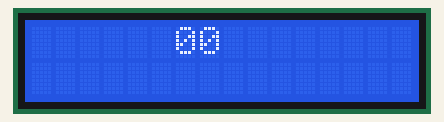
The sketch below on a simulated Arduino Uno, built with avr-gcc and run on an emulated ATmega328P. On the bench: 16×2 character LCD.

Above: at 0.1 s.
At 4.1 s:
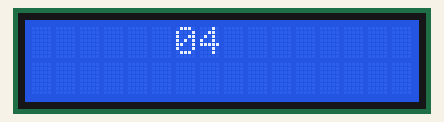
At 9.1 s:
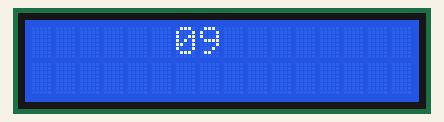
At 19.1 s:
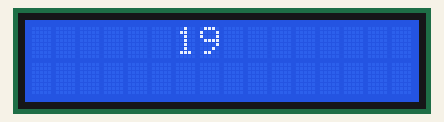
At 29.1 s:
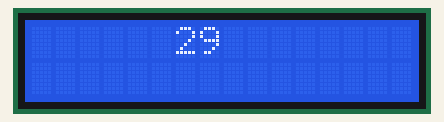
At 39.1 s:
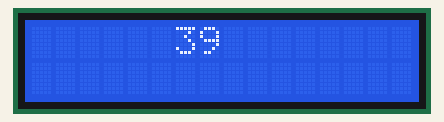

The sketch:

sketch_jul10c.ino
```cpp
#include <LiquidCrystal.h>
unsigned long time;
int seconds;
int seconds1;
int minutes;
int hours;
int a = 0;
LiquidCrystal lcd(12, 11, 5, 4, 3, 2);

void setup() {
lcd.begin(16, 2);
}

void loop() {

  time = millis();
  seconds = time/1000;
  minutes = seconds/60;
  hours = minutes/60;

  if (seconds != 0 && seconds % 60 == 0 ) {
    a++;
  }
  seconds1 = seconds - 60*a;

  lcd.setCursor(6, 0);
  if (seconds1 < 10) {
    lcd.print("0");
    lcd.print(seconds1);
  }
  else{
  lcd.print(seconds1);
  }

  if (minutes >= 1 ) {
    lcd.setCursor(3, 0);
    if (minutes <10) {
      lcd.print("0");
      lcd.print(minutes);
    }
    else {
    lcd.print(minutes);
    }
  }
  if (hours >= 1) {
    lcd.setCursor(0,0);
    if(hours < 10) {
      lcd.print("0");
      lcd.print(hours);
    }
    else {
    lcd.print(hours);
    }
  }

}
```

Measured:
- what the display in image 1 shows lasts 1.0 s, from 4.0 s to 5.0 s
